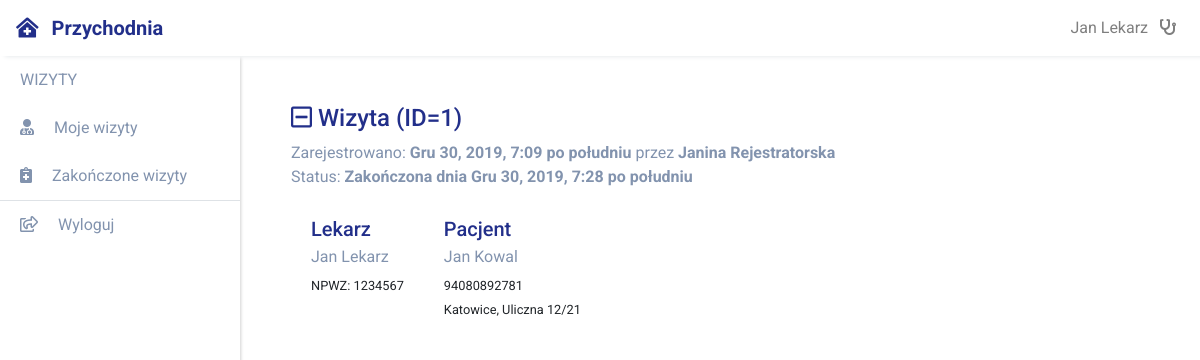
Screenshot of /przychodnia/wizyta/1/ (signed in) with the database file from the repository.
### przychodnia_app/models.py (models this page shows)
class Lekarz(CommonProfileModel):
    user = models.OneToOneField(User, on_delete=models.PROTECT)
    role = models.CharField(max_length=16, default="LEKARZ", editable=False)
    npwz = models.CharField("NPWZ", max_length=7, unique=True)
    class Meta:
        verbose_name_plural = "Lekarze"

class Rejestratorka(CommonProfileModel):
    user = models.OneToOneField(User, on_delete=models.PROTECT)
    role = models.CharField(max_length=16, default="REJESTRATORKA", editable=False)
    class Meta:
        verbose_name_plural = "Rejestratorki"

### przychodnia_wizyta/models.py (models this page shows, shortened)
class Wizyta(models.Model):
    STATUS = (
        ("REJ", "Zarejestrowana"),
        ("ZAK", "Zakończona"),
        ("ANUL", "Anulowana")
    )
    opis = models.TextField(null=True, blank=True)
    diagnoza = models.TextField(null=True, blank=True)
    status = models.CharField(null=False, choices=STATUS, max_length=4, default="REJ")
    dt_rej = models.DateTimeField(auto_now_add=True)
    dt_zak_anul = models.DateTimeField(null=True, blank=True)
    pacjent = models.ForeignKey(Pacjent, on_delete=models.PROTECT)
    rejestratorka = models.ForeignKey(Rejestratorka, on_delete=models.PROTECT)
    lekarz = models.ForeignKey(Lekarz, on_delete=models.PROTECT)
    wizyty = WizytaManager()
    class Meta:
        ordering = ["dt_rej"]
        verbose_name_plural = "Wizyty"

### przychodnia_pacjent/models.py (models this page shows, shortened)
class Pacjent(CommonProfileModel):
    adres = models.ForeignKey(Adres, on_delete=models.PROTECT)
    pesel = models.CharField("PESEL", max_length=11, unique=True)
    class Meta:
        verbose_name_plural = "Pacjenci"

class Adres(models.Model):
    miejscowosc = models.CharField("Miejscowość", max_length=32)
    ulica = models.CharField("Ulica", max_length=32)
    nr_domu = models.CharField("Numer domu", max_length=16)
    nr_lokalu = models.CharField("Numer Lokalu", max_length=16)
    def __str__(self):
        return "%s, %s %s/%s" % (self.miejscowosc, self.ulica, self.nr_domu, self.nr_lokalu)
    class Meta:
        verbose_name_plural = "Adresy Zamieszkania"

### przychodnia_app/views/views_przychodnia.py (the view)
@method_decorator(login_required(login_url='/login'), name='dispatch')
@method_decorator(uprawnienia_wspolne_lekarz_rejestratorka, name='dispatch')
class PrzychodniaWizytaDetail(DetailView):
    template_name = "przychodnia_app/wizyta-detail.html"
    context_object_name = "wizyta"
    model = Wizyta
    def get_context_data(self, **kwargs):
        context = super().get_context_data(**kwargs)
        return context

### common/context_processors.py (called while the page is built)
def common_context(request):
    profile = None
    if request.user.is_authenticated:
        if not profile and request.user.role and request.user.role == "REJ":
            profile = Rejestratorka.objects.get(user=request.user)
        if not profile and request.user.role and request.user.role == "LEK":
            profile = Lekarz.objects.get(user=request.user)
    context = {
        "time_now": timezone.now(),
        "pacjenci_count": Pacjent.objects.count(),
        "nowe_wizyty_count": Wizyta.wizyty.get_new().count(),
        "stare_wizyty_count": Wizyta.wizyty.get_old().count(),
        "profile": profile,
    }
    return context

### common/models.py (called while the page is built)
    def __str__(self):
        return "%s %s" % (self.imie, self.nazwisko)

### przychodnia_wizyta/models.py (called while the page is built)
    def get_old(self):
        return self.filter(
            Q(status='REJ') & Q(dt_rej__lte=timezone.now() - timedelta(hours=12)))

    def get_new(self):
        return self.filter(
            Q(status='REJ') & Q(dt_rej__gte=timezone.now() - timedelta(hours=12)))

    def get_queryset(self):
        return WizytaQuerySet(self.model, using=self._db)

    def get_old(self):
        return self.get_queryset().get_old()

    def get_new(self):
        return self.get_queryset().get_new()

### przychodnia_app/templates/przychodnia_app/wizyta-detail.html (shortened to what this page needs)
{% extends 'przychodnia_app/extend/base_przychodnia.html' %}
{% block content %}
<h4><i class="far fa-minus-square"></i>&nbsp;Wizyta (ID={{wizyta.pk}})</h4>
<p class="my-0">
  Zarejestrowano: <b>{{wizyta.dt_rej}}</b> przez <b>{{wizyta.rejestratorka}}</b>
</p>
{% include 'przychodnia_app/include/wizyta_status.html' with wizyta=wizyta %}
<div class="list-group flex-row mt-3">
  <a class="list-group-item border-0">
    <div class="d-flex w-100 justify-content-between">
      <h5 class="mb-1">Lekarz</h5>
    </div>
    <p class="mb-1">
      {{wizyta.lekarz.imie}} {{wizyta.lekarz.nazwisko}}
    </p>
    <small>NPWZ: {{wizyta.lekarz.npwz}}</small>
  </a>
  <a class="list-group-item border-0">
    <div class="d-flex w-100 justify-content-between">
      <h5 class="mb-1">Pacjent</h5>
    </div>
    <p class="mb-1">
      {{wizyta.pacjent.imie}} {{wizyta.pacjent.nazwisko}}
    </p>
    <small>
      {{wizyta.pacjent.pesel}}
    </small>
    <br>
    <small>
      {{wizyta.pacjent.adres}}
    </small>
  </a>
</div>
{% endblock %}

### common/templates/common/extend/base.html (shortened to what this page needs)
{% load staticfiles %}
<!DOCTYPE html>
<html lang="en" dir="ltr">
  <head>
    <link rel="stylesheet" href="{% static 'css/select2.min.css' %}">
    <link rel="stylesheet" href="{% static 'css/app.css' %}">
    <link rel="stylesheet" href="{% static 'css/shame.css' %}">
  <body>
  <nav class="fixed-top navbar navbar-expand-lg navbar-light" id="header_nav">
    <a class="navbar-brand">
      <span>
        <i class="fas fa-clinic-medical"></i>
        <span class="pl-2">Przychodnia</span>
      </span>
    </a>
    <div class="collapse navbar-collapse show" id="header_nav_collapse">
      <ul class="navbar-nav ml-auto">
        {% if user.role == "REJ" %}
        <li class="nav-item popover-profile-rejestratorka">
        {% elif user.role == "LEK" %}
        <li class="nav-item popover-profile-lekarz">
        {% else %}
        <li class="nav-item popover-profile">
        {% endif %}
          <a class="nav-link" href="#">
            <span class="pr-2">{{profile}}</span>
            {% if user.role == "REJ" %}
              <i class="fas fa-user-nurse" title="Rejestratorka"></i>
            {% elif user.role == "LEK" %}
              <i class="fas fa-stethoscope" title="Lekarz"></i>
            {% endif %}
          </a>
        </li>
      </ul>
    </div>
  </nav>
  <div id="sidebar">
    {% block left_panel %}{% endblock %}
    <div class="main-content pt-5">
      <div class="container">
          {% block child_content %}{% endblock %}
      </div>
    </div>
</body>
</body>
</html>

### przychodnia_app/templates/przychodnia_app/include/wizyta_status_text.html
{% if wizyta.status == "REJ" %}
Zarejestrowana
  {% elif wizyta.status == "ZAK" %}
Zakończona dnia {{wizyta.dt_zak_anul}}
  {% elif wizyta.status == "ANUL" %}
Anulowana dnia {{wizyta.dt_zak_anul}}
{% endif %}

### rows the page displays
Lekarz: imie+nazwisko "Jan Lekarz"
Wizyta: pk "1", dt_rej "Gru 30, 2019, 7:09 po południu", rejestratorka "Janina Rejestratorska", dt_zak_anul "Gru 30, 2019, 7:28 po południu", lekarz.imie "Jan", lekarz.nazwisko "Lekarz", lekarz.npwz "1234567", pacjent.imie "Jan", pacjent.nazwisko "Kowal", pacjent.pesel "94080892781", pacjent.adres "Katowice, Uliczna 12/21"
